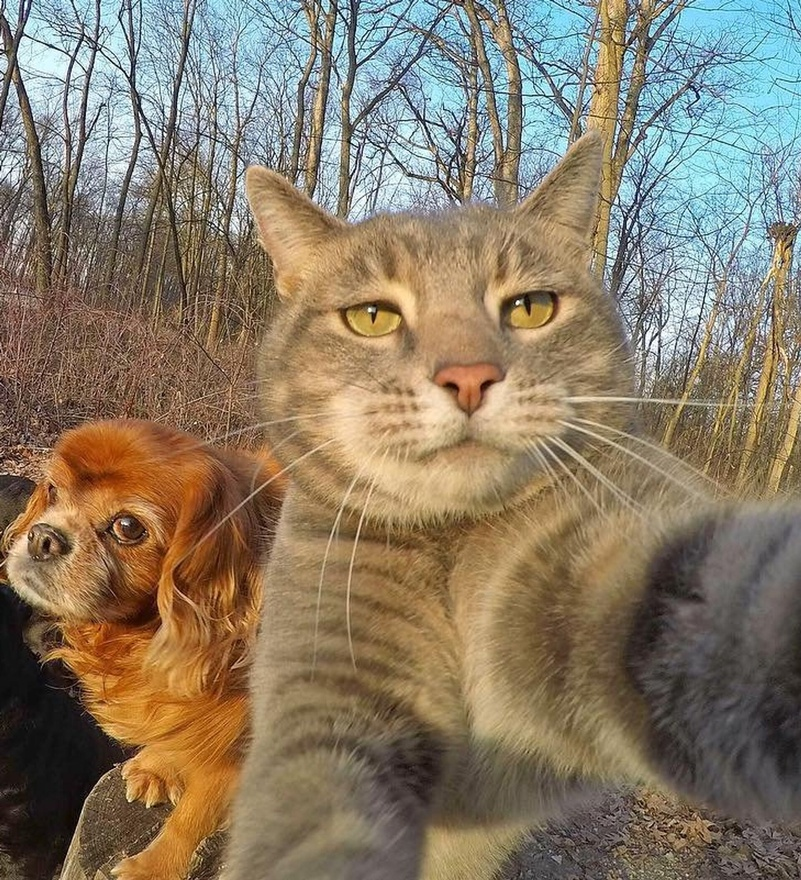
#> input picture cat_self.jpg, 801 x 880 px, shrunk from 1920 x 2109 before the run
$ python -i watershed.py   (imports and definitions only)
#> lines starting #> are read from the running program, lines starting #| are printed output that depends on the picture; after the words box and inside, x2 and y2 are one past the last pixel; in counts of white or black regions, pixels touching at a corner belong together
#> further down, picture is the input picture: shape (880, 801, 3); mean B, G, R 102.3, 122.5, 135.8
import cv2
import numpy as np
import matplotlib.pyplot as plt


def watershed_segmentation(image):
    gray_image = cv2.cvtColor(image, cv2.COLOR_BGR2GRAY)
    ret, thresh = cv2.threshold(gray_image, 0, 255, cv2.THRESH_BINARY_INV + cv2.THRESH_OTSU)
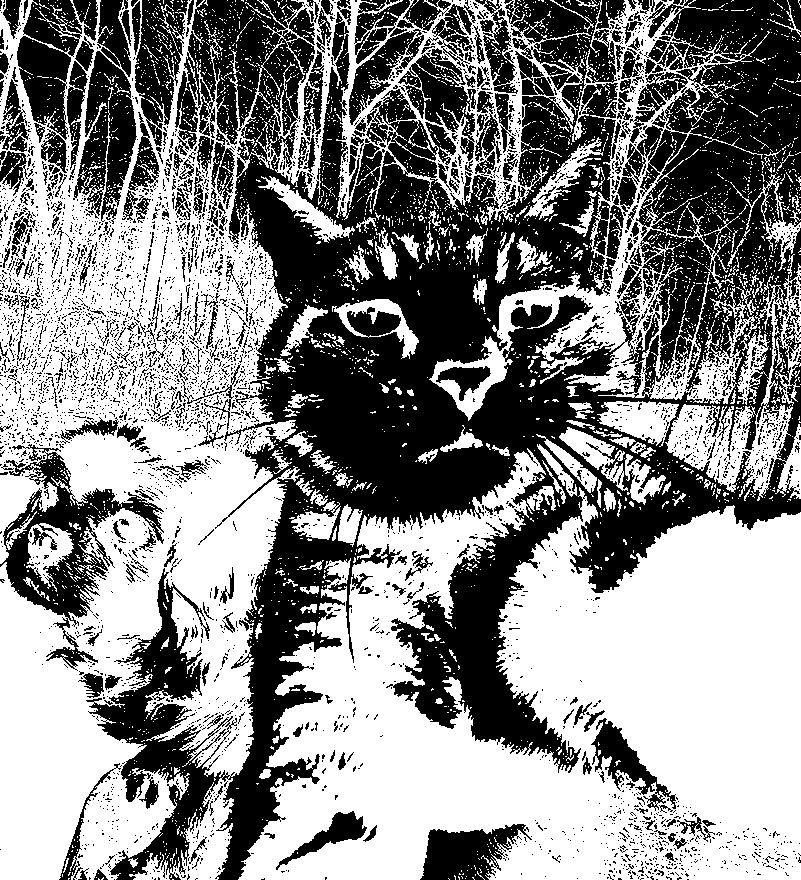
#> thresh: shape (880, 801); 53.9% white; 4615 black regions (4280 under 20 px), largest, box (x1, y1, x2, y2) and area: (86, 0, 801, 880) 233655, (0, 444, 164, 671) 9521, (73, 51, 137, 224) 5736
#> ret = 127

    kernel = np.ones((3, 3), np.uint8)
    opening = cv2.morphologyEx(thresh, cv2.MORPH_OPEN, kernel, iterations=2)
#> opening: shape (880, 801); 36.6% white; 396 white regions (2 under 20 px), largest, box (x1, y1, x2, y2) and area: (500, 506, 801, 880) 72867, (239, 507, 640, 880) 61935, (61, 421, 284, 773) 34290
    sure_bg = cv2.dilate(opening, kernel, iterations=3)
#> sure_bg: shape (880, 801); 50% white; 82 black regions (50 under 20 px), largest, box (x1, y1, x2, y2) and area: (0, 0, 801, 880) 330797, (6, 442, 159, 625) 9596, (425, 827, 526, 880) 3475

    dist_transform = cv2.distanceTransform(opening, cv2.DIST_L2, 5)
    ret, sure_fg = cv2.threshold(dist_transform, 0.7 * dist_transform.max(), 255, 0)
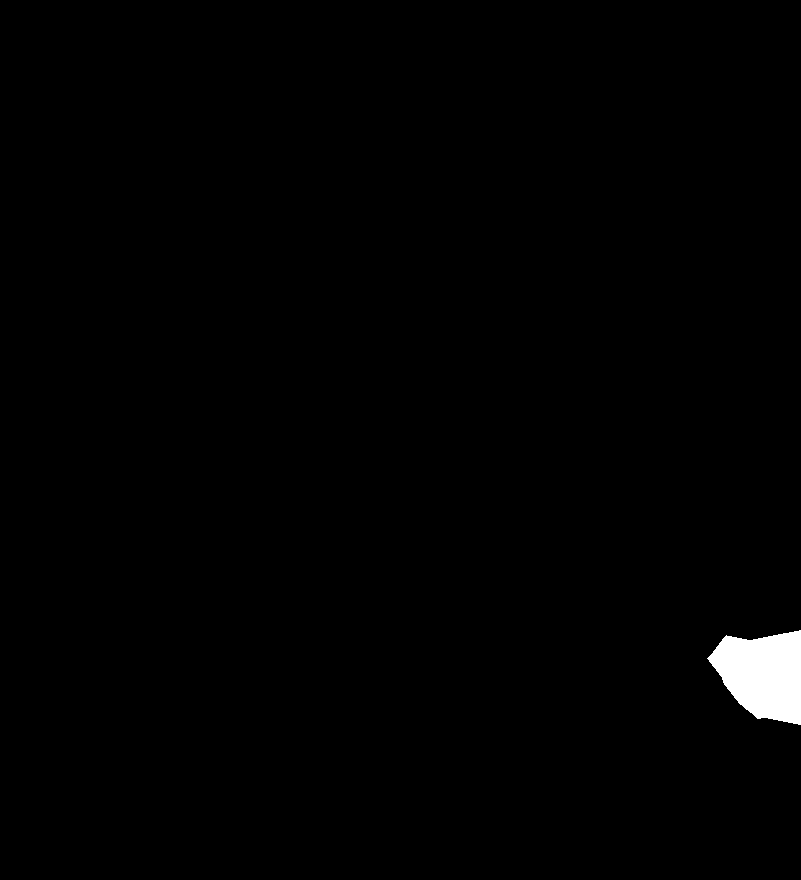
#> sure_fg: shape (880, 801) float32; 0.9% white; 1 white region, box (x1, y1, x2, y2) and area: (707, 630, 801, 725) 6316
#> ret = 110.5

    sure_fg = np.uint8(sure_fg)
    unknown = cv2.subtract(sure_bg, sure_fg)
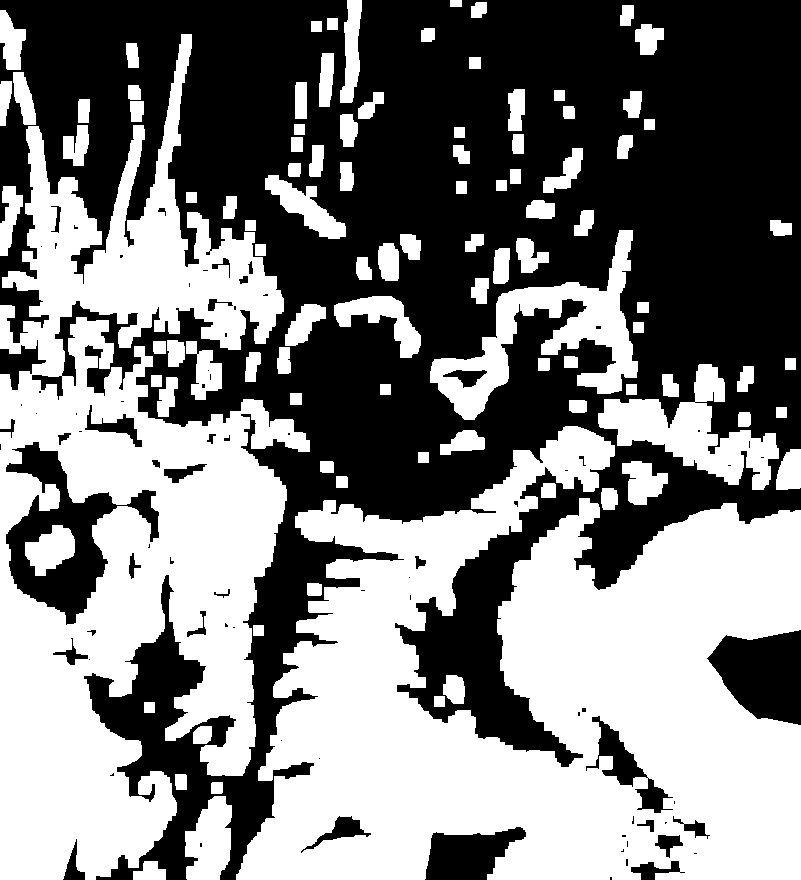
#> unknown: shape (880, 801); 49.1% white; 100 white regions, largest, box (x1, y1, x2, y2) and area: (236, 426, 801, 880) 158333, (0, 34, 310, 880) 126640, (430, 230, 638, 420) 11547

    ret, markers = cv2.connectedComponents(sure_fg)
#> ret = 2
    markers = markers + 1
    markers[unknown == 255] = 0
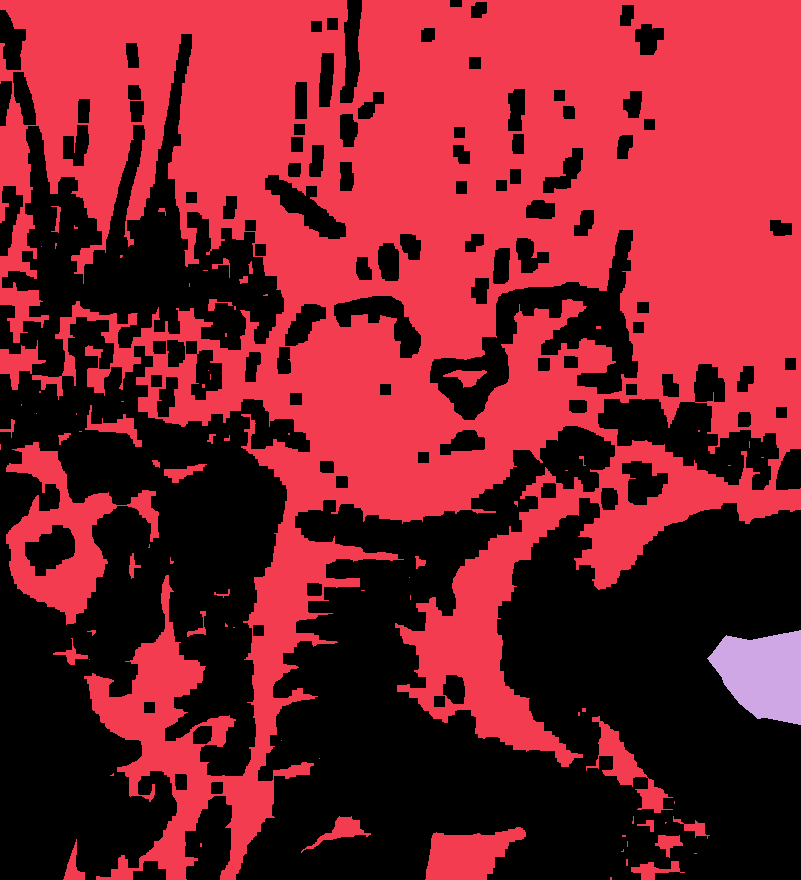
#> markers: shape (880, 801) int32; 3 distinct labels, from 0 to 2; one colour per label, 0 black

    markers = cv2.watershed(image, markers)
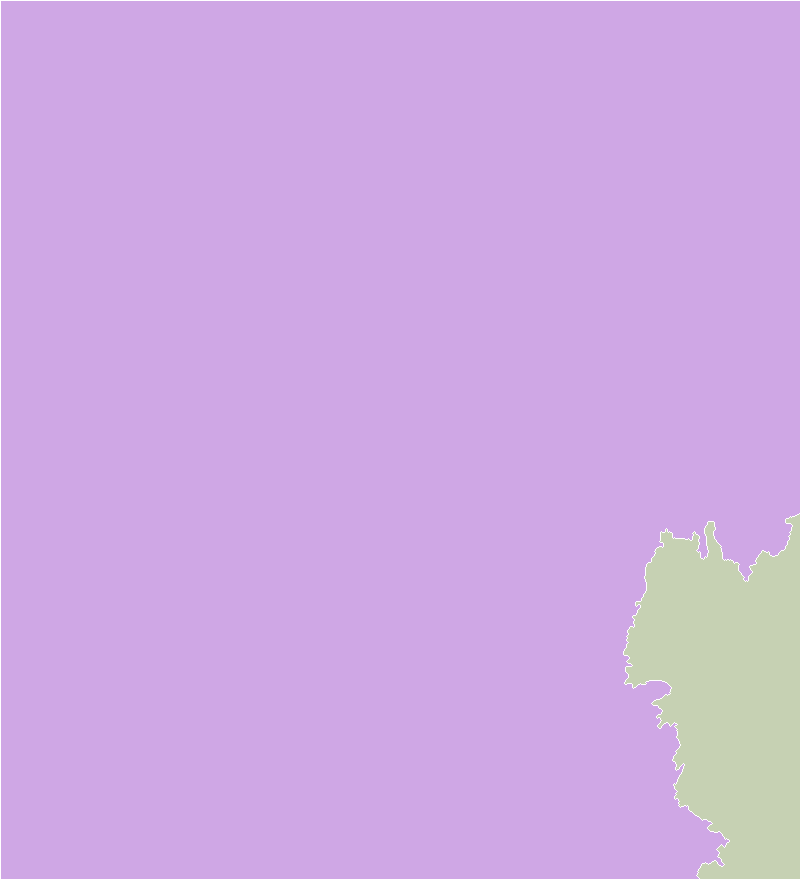
#> markers: shape (880, 801) int32; 3 distinct labels, from -1 to 2; one colour per label, 0 black, -1 white
    image[markers == -1] = [0, 0, 255]
#> image: shape (880, 801, 3); 0.6% of pixels changed, all inside (x1, y1, x2, y2) = (0, 0, 801, 880)

    return image

def watershed_edges(image):
    segmented_image = watershed_segmentation(image.copy())
    gray_image = cv2.cvtColor(segmented_image, cv2.COLOR_BGR2GRAY)
    edges = cv2.Canny(gray_image, 100, 200)
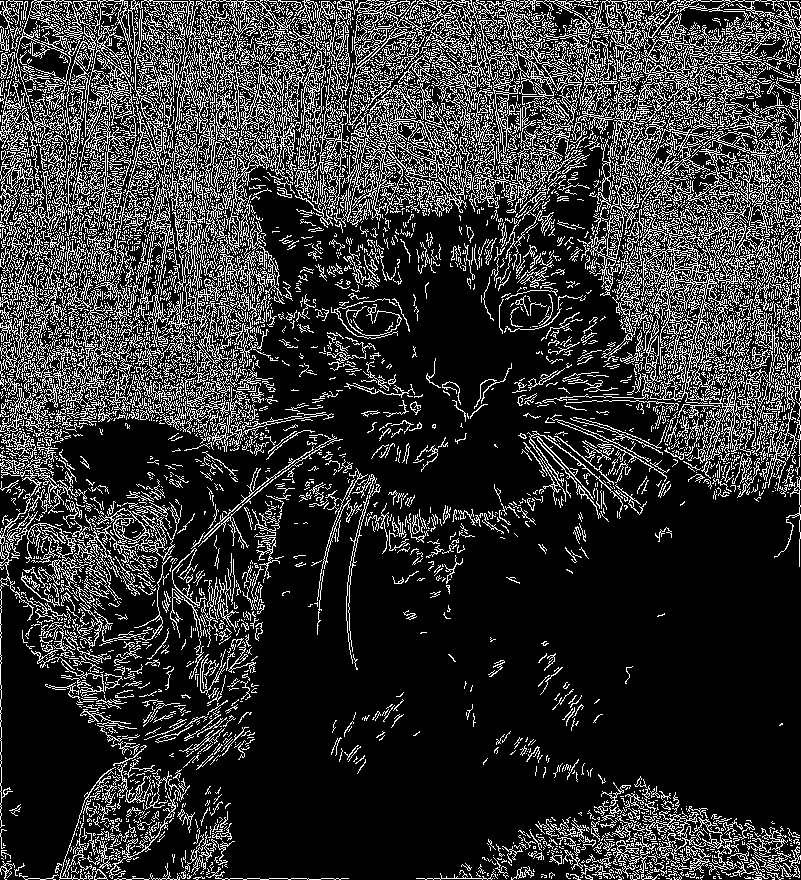
#> edges: shape (880, 801); 20.1% white in thin lines or dots
    return edges

>>> import cv2
>>> picture = cv2.imread('cat_self.jpg')
>>> result = watershed_edges(picture)
